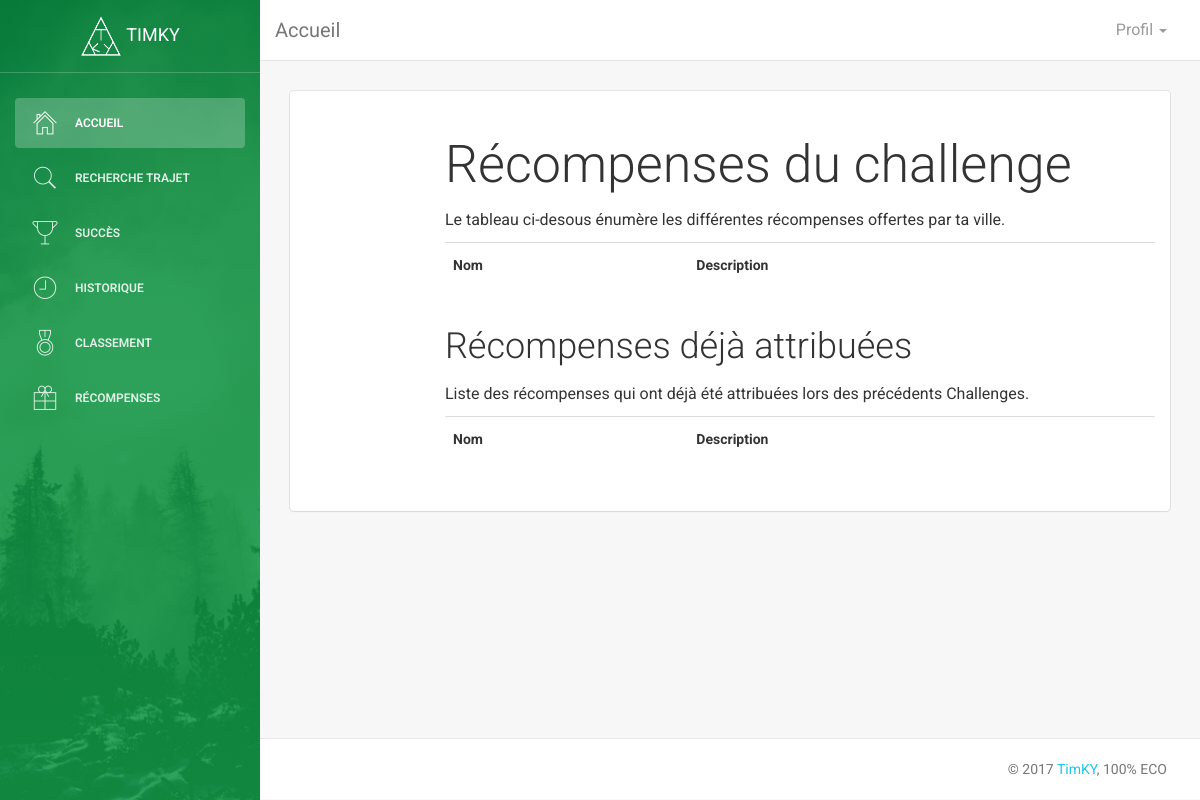
/frontoffice/recompenses.php, run on an earlier commit of the app's database.
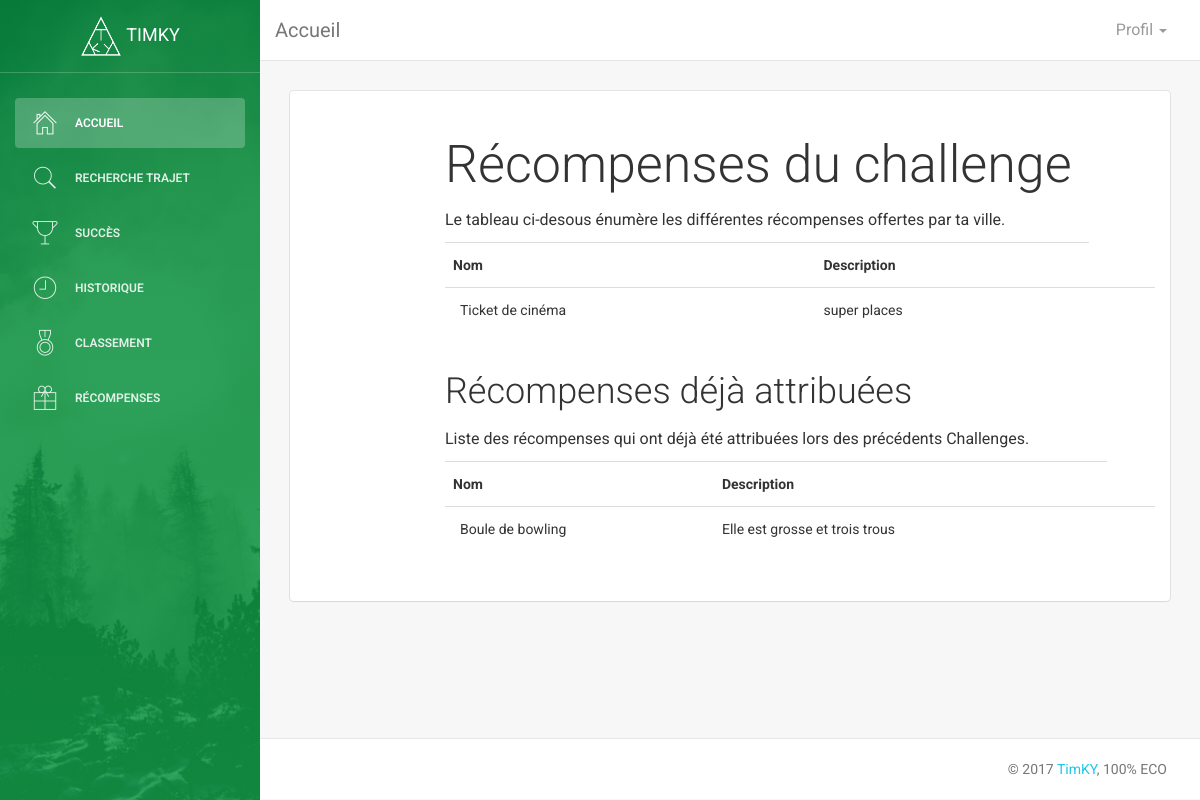
And on a later commit of the database.
### tables this page shows
CREATE TABLE `recompenses` (
  `id_recomp` int(11) NOT NULL,
  `intitule` varchar(100) NOT NULL,
  `description` text,
  `attribue` tinyint(1) DEFAULT NULL,
  `id_user` int(11) DEFAULT NULL
);

### frontoffice/recompenses.php (the view, shortened to what this page needs)
<!doctype html>
<html lang="en">
<head>
	<link href="../assets/css/bootstrap.min.css" rel="stylesheet" />
	<link href="../assets/css/animate.min.css" rel="stylesheet" />
	<link href="../assets/css/light-bootstrap-dashboard.css" rel="stylesheet" />
	<link href="../assets/css/demo.css" rel="stylesheet" />
	<link href="http://maxcdn.bootstrapcdn.com/font-awesome/4.2.0/css/font-awesome.min.css" rel="stylesheet">
	<link href="../assets/css/pe-icon-7-stroke.css" rel="stylesheet" />
</head>
<body>
	<div class="wrapper">
		<div class="sidebar" data-color="green" data-image="../assets/img/sidebar-5.jpg">
			<div class="sidebar-wrapper">
				<div class="logo">
					<a href="#" class="simple-text">
						<img src="../assets/img/logo_white.png" alt="..." width="42" height="42" >
                    TimKY
                </a>
				</div>
				<ul class="nav">
					<li class="active">
						<a href="index.php">
							<i class="pe-7s-home"></i>
							<p>Accueil</p>
						</a>
					</li>
					<li>
						<a href="recherchetrajet.php">
							<i class="pe-7s-search"></i>
							<p>Recherche Trajet</p>
						</a>
					</li>
					<li>
						<a href="succes.php">
							<i class="pe-7s-cup"></i>
							<p>Succès</p>
						</a>
					</li>
					<li>
						<a href="historique.php">
							<i class="pe-7s-clock"></i>
							<p>Historique
							</p>
						</a>
					</li>
					<li>
						<a href="classement.php">
							<i class="pe-7s-medal"></i>
							<p>Classement</p>
						</a>
					</li>
					<li>
						<a href="recompenses.php">
							<i class="pe-7s-gift"></i>
							<p>Récompenses</p>
						</a>
					</li>
				</ul>
			</div>
		</div>
		<div class="main-panel">
			<nav class="navbar navbar-default navbar-fixed">
				<div class="container-fluid">
					<div class="navbar-header">
						<a class="navbar-brand" href="#">Accueil</a>
					</div>
					<div class="collapse navbar-collapse">
						<ul class="nav navbar-nav navbar-right">
							<li class="dropdown">
								<a href="#" class="dropdown-toggle" data-toggle="dropdown">
									<p>
										Profil
										<b class="caret"></b>
									</p>
								</a>
							</li>
						</ul>
					</div>
				</div>
			</nav>
			<div class="content">
				<div class="container-fluid">
					<div class="row">
						<div class="col-md-12">
							<div class="card">
								<div class="content">
									<div class="typo-line">
										<h1>Récompenses du challenge</h1>
										<p>Le tableau ci-desous énumère les différentes récompenses offertes par ta ville.
										</p>
										<?php
						                	include '../config/connectdb.php';
                  							$sql_ville = 'select * from ville_utilisateur where id_user = '.$_SESSION['user_id'];
                  							$result_ville = mysqli_query($conn,$sql_ville);
									$row_res = mysqli_fetch_array($result_ville);
                  							$sql_id = 'select id_recomp from ville_recompenses where intitule = "'.$row_res['intitule'].'" and code_post='.$row_res['code_post'];
                  							$sql= 'select * from recompenses where attribue = 0 and id_recomp in ('.$sql_id.')';
                  							$result= mysqli_query($conn,$sql);
											echo '<table class="table">';
											echo '<tr><th>Nom</th><th>Description</th></th>';
											while($row = mysqli_fetch_array($result)) {
												echo '<tr><td>'.$row['intitule'].'</td><td>'.$row['description'].'</td><td></tr>';
											}
											echo '</table>'
									  ?>
									</div>
									<div class="typo-line">
										<h2>Récompenses déjà attribuées</h2>
										<p>Liste des récompenses qui ont déjà été attribuées lors des précédents Challenges.
										</p>
										<?php
						                	include '../config/connectdb.php';
                  							$sql_id = 'select id_recomp from ville_recompenses where intitule = "'.$row_res['intitule'].'" and code_post='.$row_res['code_post'];
                  							$sql= 'select * from recompenses where attribue = 1 and id_recomp in ('.$sql_id.')';
                  							$result= mysqli_query($conn,$sql);
											echo '<table class="table">';
											echo '<tr><th>Nom</th><th>Description</th></tr>';
											while($row = mysqli_fetch_array($result)) {
												echo '<tr><td>'.$row['intitule'].'</td><td>'.$row['description'].'</td><td></tr>';
											}
											echo '</table>'
									  ?>
									</div>
								</div>
							</div>
						</div>
					</div>
				</div>
			</div>
			<footer class="footer">
				<div class="container-fluid">
					<p class="copyright pull-right">
						&copy;
						 <a href="index.html">TimKY</a>, 100% ECO
					</p>
				</div>
			</footer>
		</div>
	</div>
</body>
</html>

### assets/css/demo.css (style rules this page uses)
@media (min-width: 992px) { .typo-line { padding-left: 140px; margin-bottom: 40px; position: relative; } }

What changed in the data, as far as the page shows it:
added recompenses: intitule "Ticket de cinéma", description "super places", shown under "Récompenses du challenge"
added recompenses: intitule "Boule de bowling", description "Elle est grosse et trois trous", shown under "Récompenses déjà attribuées"
